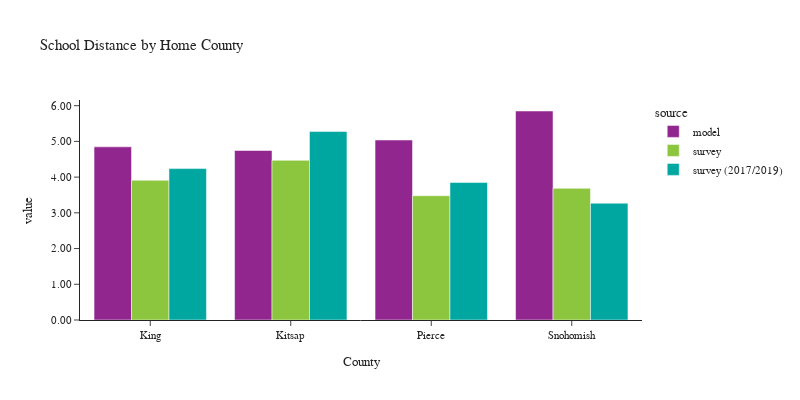

The code cell stored with this chart in its notebook:
### Code cell
plot_school_location(df_students, 'CountyName_home', 'Home County', 'County')

### Figure 1 — Plotly figure (JSON) as saved in the notebook; plotly's stock layout.template omitted (floating-point values rounded to 4 significant figures)
{"data": [{"alignmentgroup": "True", "customdata": [[506904], [57261], [218333], [190919]], "hovertemplate": "source=model<br>CountyName_home=%{x}<br>value=%{y}<br>sample count=%{customdata[0]}<extra></extra>", "legendgroup": "model", "marker": {"color": "#91268F", "pattern": {"shape": ""}}, "name": "model", "offsetgroup": "model", "orientation": "v", "showlegend": true, "textposition": "auto", "type": "bar", "x": ["King", "Kitsap", "Pierce", "Snohomish"], "xaxis": "x", "y": [4.848, 4.745, 5.038, 5.851], "yaxis": "y"}, {"alignmentgroup": "True", "customdata": [[575], [60], [101], [121]], "hovertemplate": "source=survey<br>CountyName_home=%{x}<br>value=%{y}<br>sample count=%{customdata[0]}<extra></extra>", "legendgroup": "survey", "marker": {"color": "#8CC63E", "pattern": {"shape": ""}}, "name": "survey", "offsetgroup": "survey", "orientation": "v", "showlegend": true, "textposition": "auto", "type": "bar", "x": ["King", "Kitsap", "Pierce", "Snohomish"], "xaxis": "x", "y": [3.912, 4.469, 3.48, 3.686], "yaxis": "y"}, {"alignmentgroup": "True", "customdata": [[365], [14], [41], [31]], "hovertemplate": "source=survey (2017/2019)<br>CountyName_home=%{x}<br>value=%{y}<br>sample count=%{customdata[0]}<extra></extra>", "legendgroup": "survey (2017/2019)", "marker": {"color": "#00A7A0", "pattern": {"shape": ""}}, "name": "survey (2017/2019)", "offsetgroup": "survey (2017/2019)", "orientation": "v", "showlegend": true, "textposition": "auto", "type": "bar", "x": ["King", "Kitsap", "Pierce", "Snohomish"], "xaxis": "x", "y": [4.238, 5.276, 3.848, 3.27], "yaxis": "y"}], "layout": {"barmode": "group", "font": {"size": 11}, "height": 400, "legend": {"title": {"text": "source"}, "tracegroupgap": 0}, "title": {"text": "School Distance by Home County"}, "width": 800, "xaxis": {"anchor": "y", "domain": [0, 1], "title": {"text": "County"}}, "yaxis": {"anchor": "x", "domain": [0, 1], "tickformat": ".2f", "title": {"text": "value"}}}}
